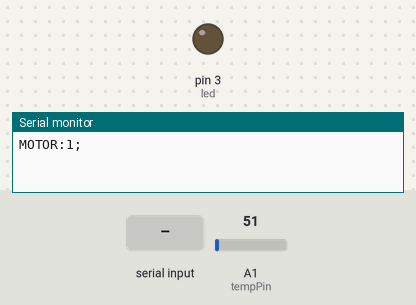
A sketch run on a simulated Arduino Uno, built with avr-gcc and run on an emulated ATmega328P. On the bench: output pins drawn as LEDs (lit = HIGH), the last lines printed to the serial monitor. The inputs (shaded band) are chosen by the test bench; at power-on: A1 (tempPin) = 51.

Above: at 1.2 s.
1.3 s: "Temp:150;" received over Serial
At 2.5 s:
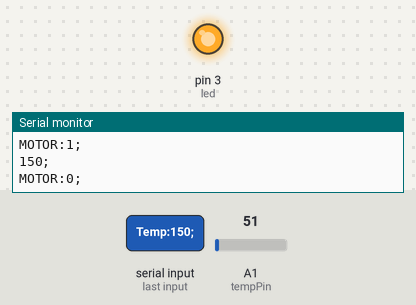
3.5 s: "Temp:1;" received over Serial
At 5.3 s:
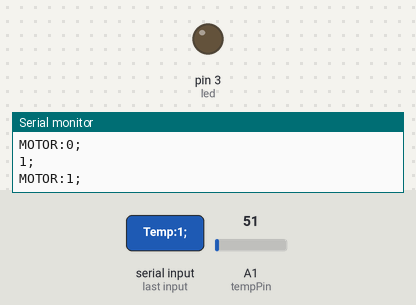
Timing chart, 0 to 6.8 s (numbered marks = the images above; inputs shaded):
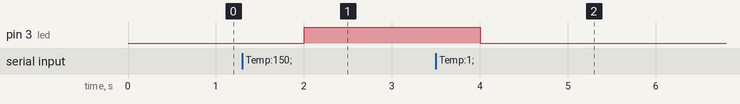

Measured:
- after the input at 1.3 s, pin 3 (led): LOW → HIGH after 0.70 s
- after the input at 3.5 s, pin 3 (led): HIGH → LOW after 0.50 s

The sketch:

sketch_apr24a.ino
```cpp
int val;
int tempPin = 1;
int led = 3; // the pin the LED is connected to
int MotorPin = 13;
boolean MotorEnable = true;
int prevState = HIGH;
int currState = HIGH;
boolean hasChanged = false;
int thredhold=0;
String str;
String topic;
String value;

void setup()
{
Serial.begin(9600);
pinMode(led, OUTPUT); // Declare the LED as an output
}

void loop()
{
val = analogRead(tempPin);
float mv = ( val/1024.0)*5000;
float cel = mv/10;
float farh = (cel*9)/5 + 32;
    // send data only when you receive data:
        if (Serial.available() > 0) {
                // read the incoming byte:
                str = Serial.readStringUntil(';');

                // say what you got:
                //Serial.println(str);
                int semiIndex = str.indexOf(':');
                topic = str.substring(0, semiIndex);
                value = str.substring(semiIndex + 1);

        }

if (topic.equals("sTemp"))
{
  Serial.print("TEMPERATURE:");
  Serial.print(cel);
    Serial.print(";");
  Serial.println();
  str = "";
  topic = "";
  value = "";
}

if (topic.equals("Temp"))
{
  thredhold = value.toInt();
  Serial.print(thredhold);
  Serial.print(";");
  Serial.println();
  str = "";
  topic = "";
  value = "";
}

if (topic.equals("Motor"))
{
  if (value.equals("false")){
    MotorEnable = false;
  } else if (value.equals("true")){
    MotorEnable = true;
  }
  Serial.print(MotorEnable);
  Serial.print(";");
  Serial.println();
  str = "";
  topic = "";
  value = "";
}


if ((cel >= thredhold) && MotorEnable)
{
  digitalWrite(led, LOW);
  digitalWrite(MotorPin,LOW);
  currState = LOW;
  if (prevState != currState) {
     Serial.print("MOTOR:");
     Serial.print(1);
     Serial.print(";");
     Serial.println();
     prevState = currState;
  }

}
else if((cel >= thredhold) || MotorEnable){
  digitalWrite(led, HIGH);
  digitalWrite(MotorPin,HIGH);
  currState = HIGH;
  if (prevState != currState) {
     Serial.print("MOTOR:");
     Serial.print(0);
     Serial.print(";");
     Serial.println();
      prevState = currState;
  }
}


delay(1000);
/* uncomment this to get temperature in farenhite
Serial.print("TEMPRATURE = ");
Serial.print(farh);
Serial.print("*F");
Serial.println();


*/
}
```
